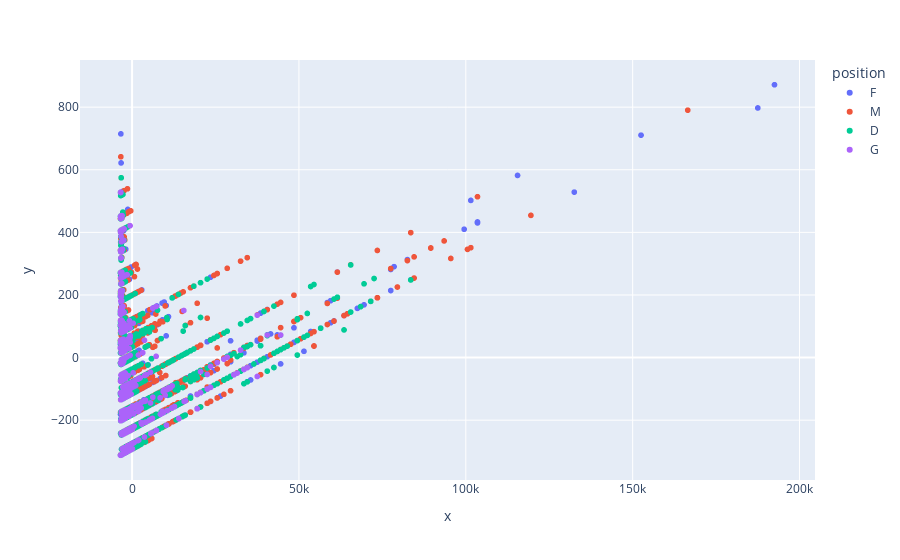

Notebook source saved alongside this figure:
### Code cell
from sklearn.decomposition import PCA

pca = PCA(n_components=2)
players_pca = pca.fit_transform(players[numeric_columns].values)
players_pca = pd.DataFrame(players_pca, columns=['x', 'y'])
players_pca['position'] = players['position']

px.scatter(players_pca, x='x', y='y', color='position')

### Figure 1 — Plotly figure (JSON) as saved in the notebook; plotly's stock layout.template omitted (floating-point values rounded to 4 significant figures; data arrays with more than 128 entries replaced by an {"elided": "..."} marker saying what was removed)
{"data": [{"hovertemplate": "position=F<br>x=%{x}<br>y=%{y}<extra></extra>", "legendgroup": "F", "marker": {"color": "#636efa", "symbol": "circle"}, "mode": "markers", "name": "F", "showlegend": true, "type": "scattergl", "x": {"elided": "2185 float values"}, "xaxis": "x", "y": {"elided": "2185 float values"}, "yaxis": "y"}, {"hovertemplate": "position=M<br>x=%{x}<br>y=%{y}<extra></extra>", "legendgroup": "M", "marker": {"color": "#EF553B", "symbol": "circle"}, "mode": "markers", "name": "M", "showlegend": true, "type": "scattergl", "x": {"elided": "4774 float values"}, "xaxis": "x", "y": {"elided": "4774 float values"}, "yaxis": "y"}, {"hovertemplate": "position=D<br>x=%{x}<br>y=%{y}<extra></extra>", "legendgroup": "D", "marker": {"color": "#00cc96", "symbol": "circle"}, "mode": "markers", "name": "D", "showlegend": true, "type": "scattergl", "x": {"elided": "4062 float values"}, "xaxis": "x", "y": {"elided": "4062 float values"}, "yaxis": "y"}, {"hovertemplate": "position=G<br>x=%{x}<br>y=%{y}<extra></extra>", "legendgroup": "G", "marker": {"color": "#ab63fa", "symbol": "circle"}, "mode": "markers", "name": "G", "showlegend": true, "type": "scattergl", "x": {"elided": "793 float values"}, "xaxis": "x", "y": {"elided": "793 float values"}, "yaxis": "y"}], "layout": {"legend": {"title": {"text": "position"}, "tracegroupgap": 0}, "margin": {"t": 60}, "xaxis": {"anchor": "y", "domain": [0, 1], "title": {"text": "x"}}, "yaxis": {"anchor": "x", "domain": [0, 1], "title": {"text": "y"}}}}
